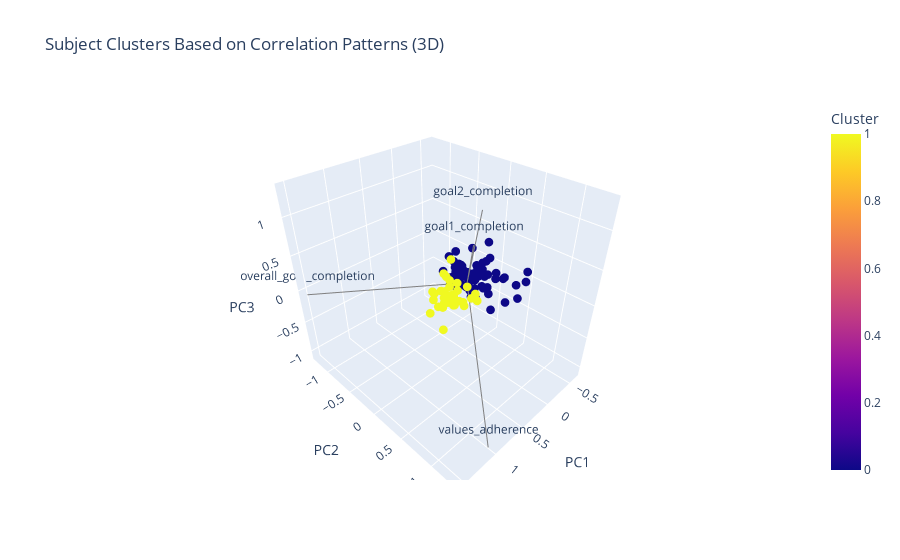

Notebook source saved alongside this figure:
### Markdown cell above
### 2 Clusters

### Code cell
# Get correlation columns for clustering
cluster_columns = [col for col in pid_correlations_df.columns if '_corr' in col]
X = pid_correlations_df[cluster_columns]

# Perform k-means clustering
from sklearn.cluster import KMeans
kmeans = KMeans(n_clusters=2, n_init='auto', random_state=42)
clusters = kmeans.fit_predict(X)

# Add cluster assignments to dataframe
pid_correlations_df['cluster'] = clusters

# Calculate mean correlations and size for each cluster
cluster_means = pid_correlations_df.groupby('cluster').agg({
    **{col: 'mean' for col in cluster_columns},
    'subject': 'count',  # Count number of PIDs per cluster
    'obvs': 'mean'  # Average observations per cluster
}).rename(columns={
    'subject': 'n_subjects',
    'obvs': 'avg_obvs'
})

# Visualize using PCA for dimensionality reduction
from sklearn.decomposition import PCA
pca = PCA(n_components=3)
X_pca = pca.fit_transform(X)

# Create interactive 3D scatter plot
import plotly.express as px
import plotly.graph_objects as go

# Create DataFrame for plotting
plot_df = pd.DataFrame(
    X_pca, 
    columns=['PC1', 'PC2', 'PC3']
)
plot_df['Cluster'] = clusters
plot_df['Subject'] = pid_correlations_df['subject']

# Create scatter plot
fig = px.scatter_3d(
    plot_df,
    x='PC1',
    y='PC2',
    z='PC3',
    color='Cluster',
    title='Subject Clusters Based on Correlation Patterns (3D)',
    labels={'PC1': 'First Principal Component',
            'PC2': 'Second Principal Component',
            'PC3': 'Third Principal Component'}
)

# Add feature vectors
for i, col in enumerate(cluster_columns):
    # Scale the vectors for visibility
    scale = 2
    fig.add_trace(go.Scatter3d(
        x=[0, pca.components_[0, i] * scale],
        y=[0, pca.components_[1, i] * scale],
        z=[0, pca.components_[2, i] * scale],
        mode='lines+text',
        line=dict(color='gray', width=2),
        text=['', col.replace('sr_DAILY_', '').replace('_corr', '')],
        name=col.replace('sr_DAILY_', '').replace('_corr', '')
    ))

# Update layout
fig.update_traces(
    marker=dict(size=3),
)
fig.update_layout(
    scene=dict(
        xaxis_title='PC1',
        yaxis_title='PC2',
        zaxis_title='PC3'
    ),
    showlegend=False
)

fig.show()

cluster_means

### Figure 1 — Plotly figure (JSON) as saved in the notebook; plotly's stock layout.template omitted (floating-point values rounded to 4 significant figures)
{"data": [{"hovertemplate": "First Principal Component=%{x}<br>Second Principal Component=%{y}<br>Third Principal Component=%{z}<br>Cluster=%{marker.color}<extra></extra>", "legendgroup": "", "marker": {"color": [1, 0, 1, 0, 0, 0, 0, 1, 1, 0, 0, 0, 1, 0, 1, 0, 0, 1, 0, 0, 1, 0, 1, 1, 0, 0, 0, 0, 1, 0, 0, 0, 0, 1, 0, 0, 0, 0, 0, 0, 0, 1, 0, 1, 1, 1, 0, 0, 0, 0, 0, 0, 1, 0, 0, 1, 0, 0, 1, 0, 1, 0, 0, 1, 0, 1, 0, 0, 0, 0, 0, 1, 1, 1, 0, 1, 1, 1, 0, 0, 0, 0, 0, 1, 0, 1, 0, 0, 1, 0, 0, 0, 1, 0, 0, 0, 0, 0, 0, 1, 1, 1, 0, 0, 0], "coloraxis": "coloraxis", "size": 3, "symbol": "circle"}, "mode": "markers", "name": "", "scene": "scene", "showlegend": false, "type": "scatter3d", "x": [0.2306, -0.2194, 0.7915, -0.2148, -0.04765, -0.1695, 0.06407, 0.2395, 0.2254, -0.2833, 0.05497, -0.2129, 0.7027, 0.06924, 0.3702, -0.0398, -0.2838, 0.1679, -0.05246, -0.278, 0.1162, -0.2357, 0.3666, 0.3778, -0.0531, -0.2184, -0.05126, -0.1881, 0.3447, -0.3431, 0.01015, -0.3063, -0.01806, 0.122, -0.3997, -0.3125, -0.2311, -0.04319, -0.3761, -0.2547, -0.5268, 0.4301, -0.4682, 0.2584, 0.613, 0.2252, -0.1765, 0.02327, -0.01909, -0.1728, -0.5361, 0.05422, 0.2034, -0.1222, -0.2359, 0.09444, 0.06356, -0.03314, 0.5258, -0.1225, 0.4177, 0.0494, -0.09565, 0.1111, 0.06756, 0.161, 0.03161, -0.294, 0.06053, 0.02047, -0.1836, 0.3546, 0.2785, 0.3256, 0.03219, 0.3406, 0.4945, 0.1555, -0.2164, -0.05696, -0.5028, -0.308, -0.3099, 0.5563, -0.2907, 0.3735, -0.1671, 0.03202, 0.3705, -0.4496, -0.38, 0.02787, 0.07025, -0.03943, 0.05373, -0.2028, -0.06574, -0.637, -0.2127, 0.532, 0.2281, 0.2233, -0.3882, -0.1029, 0.03619], "y": [0.1647, -0.4526, 0.1499, -0.09609, -0.1786, -0.251, -0.2527, -0.1689, 0.2007, 0.5877, -0.04579, 0.005538, 0.1009, 0.2875, 0.1089, 0.09214, 0.003836, -0.2551, -0.0918, 0.2304, 0.1794, 0.04487, 0.04915, 0.2147, -0.07345, -0.2493, 0.04825, -0.04995, 0.0941, -0.07518, -0.189, -0.2032, -0.3445, 0.246, -0.2948, 0.07868, -0.07161, 0.1089, 0.04206, 0.08523, -0.1508, -0.08753, -0.06691, -0.1534, 0.1753, -0.02318, -0.04903, -0.1305, -0.01924, 0.04613, -0.1044, -0.2071, -0.1746, 0.03028, 0.2197, -0.1073, -0.2462, -0.1438, -0.05798, -0.1715, 0.1597, 0.03147, 0.4807, -0.07055, -0.1538, -0.1374, -0.1756, -0.1075, -0.3724, 0.3656, -0.2824, 0.05217, 0.04673, -0.1462, -0.06302, -0.07576, 0.1141, -0.02093, -0.1292, -0.2641, 0.06115, 0.5295, 0.6634, 0.128, 0.0513, 0.0298, -0.3059, 0.09968, 0.04751, 0.2886, 0.293, 0.2604, 0.2372, 0.2313, -0.008688, -0.01333, -0.01011, 0.4606, -0.1508, -0.0671, -0.08986, 0.1392, -0.06389, -0.2806, -0.14], "z": [-0.1548, 0.02781, 0.03179, -0.005769, -0.04565, 0.06425, -0.0109, -0.09827, 0.1474, -0.08976, -0.02391, 0.003096, 0.2661, 0.4535, -0.01281, 0.0674, 0.07267, 0.09898, 0.1041, 0.03759, -0.09098, 0.08269, 0.01517, 0.02128, 0.03137, -0.1164, -0.1957, -0.06024, 0.01493, -0.04405, -0.1155, 0.2979, 0.235, 0.01305, -0.2152, -0.1862, -0.238, -0.189, 0.2232, 0.03691, -0.2231, -0.1973, 0.3752, -0.261, 0.03249, -0.0781, -0.04936, 0.07471, 0.1421, 0.0601, -0.1745, 0.01948, 0.1059, 0.01787, -0.4413, -0.3039, -0.1291, 0.1879, 0.0663, 0.04663, -0.04862, -0.02598, 0.2436, 0.01529, 0.1938, 0.356, 0.1022, 0.08329, 0.03272, 0.02308, 0.01827, 0.003422, -0.1819, -0.03697, 0.1674, -0.1, 0.006084, -0.05382, -0.1238, 0.3267, -0.05751, 0.07086, 0.1828, -0.3677, 0.2155, -0.09914, 0.0735, -0.1519, 0.236, -0.3965, 0.03812, 0.08777, -0.1241, 0.01071, -0.01775, 0.09836, -0.1566, 0.08244, -0.1568, -0.02609, 0.008302, -0.1164, -0.06843, 0.05326, -0.1435]}, {"line": {"color": "gray", "width": 2}, "marker": {"size": 3}, "mode": "lines+text", "name": "overall_goal_completion", "text": ["", "overall_goal_completion"], "type": "scatter3d", "x": [0, 1.539], "y": [0, -1.273], "z": [0, -0.05303]}, {"line": {"color": "gray", "width": 2}, "marker": {"size": 3}, "mode": "lines+text", "name": "goal1_completion", "text": ["", "goal1_completion"], "type": "scatter3d", "x": [0, 0.6272], "y": [0, 0.6191], "z": [0, 1.049]}, {"line": {"color": "gray", "width": 2}, "marker": {"size": 3}, "mode": "lines+text", "name": "goal2_completion", "text": ["", "goal2_completion"], "type": "scatter3d", "x": [0, 0.4073], "y": [0, 0.5253], "z": [0, 1.319]}, {"line": {"color": "gray", "width": 2}, "marker": {"size": 3}, "mode": "lines+text", "name": "values_adherence", "text": ["", "values_adherence"], "type": "scatter3d", "x": [0, 1.035], "y": [0, 1.311], "z": [0, -1.075]}], "layout": {"coloraxis": {"colorbar": {"title": {"text": "Cluster"}}, "colorscale": [[0, "#0d0887"], [0.1111, "#46039f"], [0.2222, "#7201a8"], [0.3333, "#9c179e"], [0.4444, "#bd3786"], [0.5556, "#d8576b"], [0.6667, "#ed7953"], [0.7778, "#fb9f3a"], [0.8889, "#fdca26"], [1, "#f0f921"]]}, "legend": {"tracegroupgap": 0}, "scene": {"domain": {"x": [0, 1], "y": [0, 1]}, "xaxis": {"title": {"text": "PC1"}}, "yaxis": {"title": {"text": "PC2"}}, "zaxis": {"title": {"text": "PC3"}}}, "showlegend": false, "title": {"text": "Subject Clusters Based on Correlation Patterns (3D)"}}}
